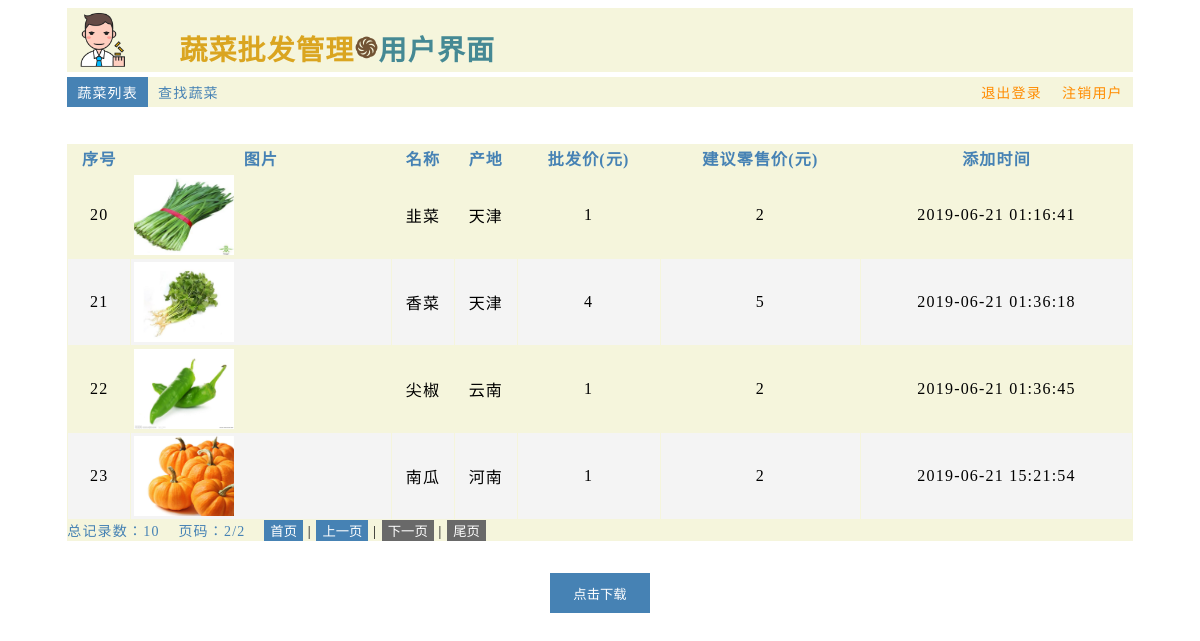
The page /vege_message_user.php?p=2 (signed in) on the database its author committed.
### tables this page shows
CREATE TABLE IF NOT EXISTS `vegetable_message` (
  `id` int(11) NOT NULL AUTO_INCREMENT,
  `picture` varchar(100) DEFAULT NULL,
  `name` varchar(20) DEFAULT NULL,
  `ori_place` varchar(30) DEFAULT NULL,
  `pur_price` int(10) DEFAULT NULL,
  `sell_price` int(10) DEFAULT NULL,
  `add_time` datetime DEFAULT NULL,
  PRIMARY KEY (`id`)
);

### vege_message_user.php (the view, shortened to what this page needs)
<link href="css/style.css" rel="stylesheet" type="text/css">
<html>
<link href="css/navigation.css" rel="stylesheet" type="text/css">
<html>
	<head>
		<link href="css/navigation.css" rel="stylesheet" type="text/css">
	</head>
	<body >
<?php include('css/header_user.php') ?>
	<div class="nav">
	<a class="left current" href="vege_message_user.php">蔬菜列表</a>
	<a class="left " href="select_vege_user.php">查找蔬菜</a>
	<a class="right" style="color: darkorange;" href="logout_account.php">注销用户</a>
	<a class="right" style="color: darkorange;" href="user_logout.php">退出登录</a>
	</div>
	</body>
</html>
<?php
include 'conn/dbpdo.php';
$sql1="select count(*) from vegetable_message";
$ps=$pdo->query($sql1);
$rows=$ps->fetchColumn(0);
$pageSize=6;
$pageCount=(int)ceil($rows/$pageSize);
if(isset($_GET['p'])){
		$currentPage=$_GET['p'];
	}else{
		$currentPage=1;
	}
$first=($currentPage-1)*$pageSize;
$sql2="select * from vegetable_message order by id limit $first,$pageSize";
$ps2=$pdo->query($sql2);
echo '<table class="ah" border=2><br><br></caption><tr><th>序号</th><th>图片</th><th>名称</th><th>产地</th><th>批发价(元)</th><th>建议零售价(元)</th><th>添加时间</th></tr>';
foreach($ps2 as $arr){
			echo "<tr >
		<td align='center'>{$arr['id']}</td>
		<td align='center' ><div style='text-align: center;' >
		<img width='100px'height='80px'   src='$arr[picture]' /></div></td>
		<td align='center'>{$arr['name']}</td>
		<td align='center'>{$arr['ori_place']}</td>
		<td align='center'>{$arr['pur_price']}</td>
		<td align='center'>{$arr['sell_price']}</td>
		<td align='center'>{$arr['add_time']}</td>
		</tr>";
		}
echo '</table>';
$pageUp=$currentPage-1;
$pageDn=$currentPage+1;
echo '<div class="ah">';
ECHO "<a style='width: 90%; background-color: beige;margin: 5px auto 5px auto;'>总记录数：{$rows}&nbsp;&nbsp;&nbsp;&nbsp;页码：{$currentPage}/{$pageCount}&nbsp;&nbsp;&nbsp;&nbsp;</a>";
if($currentPage==1){
	echo "<button class='bt4' >首页</button> | <button class='bt4' >上一页</button> |";
}else{
    echo "<a href=vege_message_user.php?p=1><button class='bt3' >首页</button></a> | <a href=vege_message_user.php?p={$pageUp}><button class='bt3' >上一页</button></a> |";
	}
if($currentPage==$pageCount){
	echo " <button class='bt4' >下一页</button> | <button class='bt4' >尾页</button>";
}else{
    echo " <a href=vege_message_user.php?p={$pageDn}><button class='bt3' >下一页</button></a> | <a href=vege_message_user.php?p={$pageCount}><button class='bt3' >尾页</button></a>";
	}
	echo '</div>'
?>
<br />
<html>
	<br>
<div style="text-align: center;">
<a href="downfile.php"><button style="width: 100px; height: 40px;" class="bt3">点击下载</button></a>
</div>
</html>

### css/style.css (style rules this page uses)
* { font-family: "微软雅黑"; }
table { border-collapse:collapse;border: 1px solid beige; }
table tr:nth-child(1) { background: beige; color: steelblue; cursor: default; }
tr:nth-child(odd) { background:#F4F4F4; }
.bt3 { background-color: steelblue;color: white;border:0; }
.bt4 { background-color:dimgray;color: white;border:0; }
.ah { width: 90%; background-color:beige;margin: 0 auto }

### css/navigation.css (style rules this page uses)
body { font-size: 14px; letter-spacing: 1.2px; }
a { color: steelblue;text-decoration: none; }
.nav { width: 90%; background-color: beige;margin: 5px auto 5px auto; }
.nav .left { float: left; padding: 5px 10px 5px 10px; }
.nav .right { float: right; padding: 5px 10px 5px 10px }
.nav .current { background-color: steelblue;color: white; }

### css/header_user.php (style rules this page uses)
.ah { width: 90%; background-color:beige;margin: 0 auto }
.ah img { float:left;margin: 2px 50px 2px 2px;border-style: none; }

### rows shown on the page
vegetable_message: id "20", picture (picture), name "韭菜", ori_place "天津", pur_price "1", sell_price "2", add_time "2019-06-21 01:16:41"
vegetable_message: id "21", picture (picture), name "香菜", ori_place "天津", pur_price "4", sell_price "5", add_time "2019-06-21 01:36:18"
vegetable_message: id "22", picture (picture), name "尖椒", ori_place "云南", pur_price "1", sell_price "2", add_time "2019-06-21 01:36:45"
vegetable_message: id "23", picture (picture), name "南瓜", ori_place "河南", pur_price "1", sell_price "2", add_time "2019-06-21 15:21:54"

### other values the page prints
$rows "10"
$currentPage "2"
$pageCount "2"
